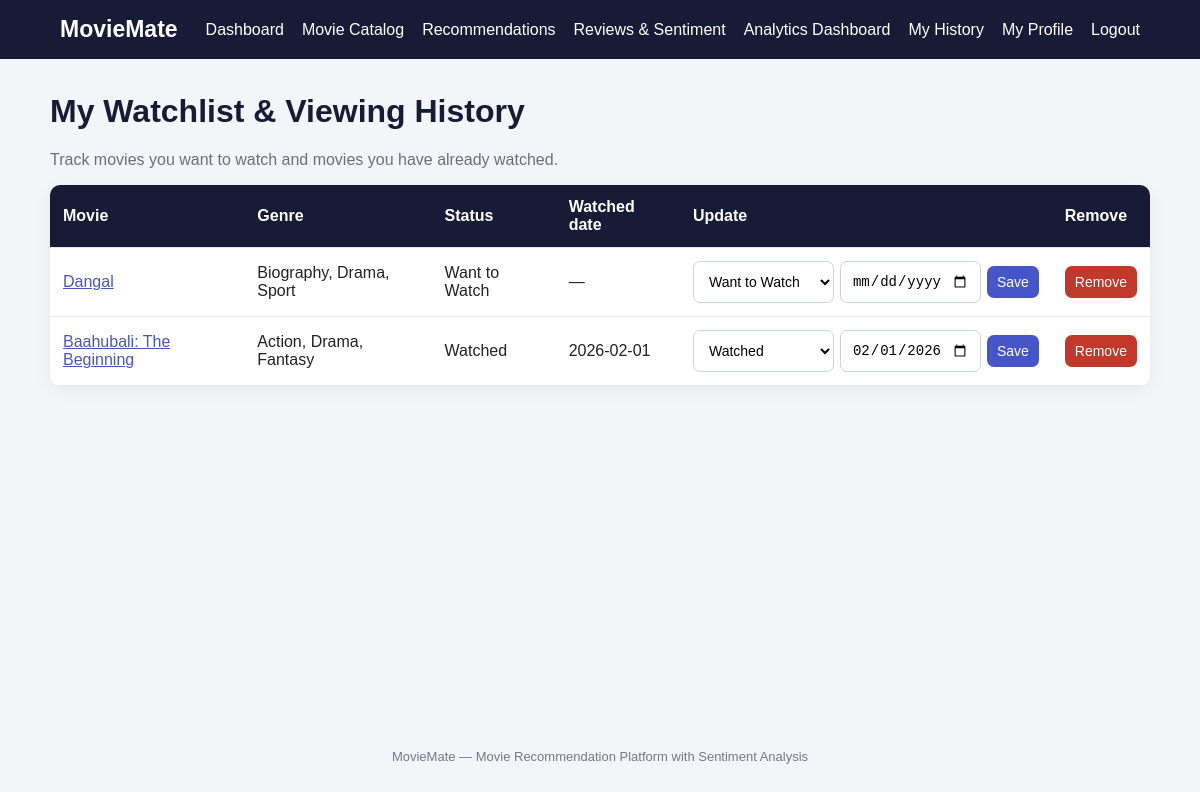
Screenshot of /history (signed in) with the database file from the repository.
### tables this page shows
CREATE TABLE watch_history (
            id INTEGER PRIMARY KEY AUTOINCREMENT,
            user_id INTEGER NOT NULL,
            movie_id INTEGER NOT NULL,
            status TEXT NOT NULL DEFAULT 'Want to Watch'
                CHECK(status IN ('Want to Watch', 'Watched')),
            watched_on TEXT,
            added_at TIMESTAMP DEFAULT CURRENT_TIMESTAMP,
            UNIQUE(user_id, movie_id),
            FOREIGN KEY(user_id) REFERENCES users(id) ON DELETE CASCADE,
            FOREIGN KEY(movie_id) REFERENCES movies(id) ON DELETE CASCADE
        );

CREATE TABLE movies (
            id INTEGER PRIMARY KEY AUTOINCREMENT,
            title TEXT NOT NULL,
            genre TEXT NOT NULL,
            release_year INTEGER,
            director TEXT DEFAULT '',
            description TEXT DEFAULT '',
            poster_url TEXT DEFAULT '',
            created_at TIMESTAMP DEFAULT CURRENT_TIMESTAMP
        );

### app.py (the view)
@app.route("/history")
@login_required
def history():
    rows = get_db().execute(
        """SELECT m.*, h.id AS history_id, h.status, h.watched_on, h.added_at
           FROM watch_history h
           JOIN movies m ON m.id = h.movie_id
           WHERE h.user_id = ?
           ORDER BY h.added_at DESC""",
        (session["user_id"],)
    ).fetchall()
    return render_template("history.html", history=rows)

### app.py (called while the page is built)
def get_db():
    if "db" not in g:
        g.db = sqlite3.connect(app.config["DATABASE"])
        g.db.row_factory = sqlite3.Row
        g.db.execute("PRAGMA foreign_keys = ON")
    return g.db

def login_required(view):
    @wraps(view)
    def wrapped_view(**kwargs):
        if "user_id" not in session:
            flash("Please log in to access that page.", "warning")
            return redirect(url_for("login"))
        return view(**kwargs)
    return wrapped_view

### templates/history.html (shortened to what this page needs)
{% extends "base.html" %}
{% block content %}
<h1>My Watchlist & Viewing History</h1>
<p class="muted">Track movies you want to watch and movies you have already watched.</p>
{% if history %}
<div class="table-wrap">
<table>
    <thead><tr><th>Movie</th><th>Genre</th><th>Status</th><th>Watched date</th><th>Update</th><th>Remove</th></tr></thead>
    <tbody>
    {% for item in history %}
    <tr>
        <td><a href="{{ url_for('movie_detail', movie_id=item['id']) }}">{{ item["title"] }}</a></td>
        <td>{{ item["genre"] }}</td>
        <td>{{ item["status"] }}</td>
        <td>{{ item["watched_on"] or "—" }}</td>
        <td>
            <form method="POST" action="{{ url_for('update_history_status', history_id=item['history_id']) }}" class="inline-form">
                <select name="status">
                    <option value="Want to Watch" {% if item["status"] == "Want to Watch" %}selected{% endif %}>Want to Watch</option>
                    <option value="Watched" {% if item["status"] == "Watched" %}selected{% endif %}>Watched</option>
                </select>
                <input type="date" name="watched_on" value="{{ item['watched_on'] or '' }}" title="Watched date">
                <button type="submit" class="small-button">Save</button>
            </form>
        </td>
        <td>
            <form method="POST" action="{{ url_for('delete_history', history_id=item['history_id']) }}" onsubmit="return confirm('Remove this movie from your history?');">
                <button type="submit" class="small-button danger-button">Remove</button>
            </form>
        </td>
    </tr>
    {% endfor %}
    </tbody>
</table>
</div>
{% else %}
<div class="empty-state"><h3>Your list is empty</h3><p>Browse the catalog and add movies to your watchlist.</p><a class="button-link" href="{{ url_for('movies') }}">Browse Movies</a></div>
{% endif %}
{% endblock %}

### static/style.css (style rules this page uses)
* { box-sizing: border-box; }
body { margin: 0; font-family: Arial, Helvetica, sans-serif; background: #f3f5f9; color: #222; }
h1 { margin-top: 0; color: #171b35; }
.muted { color: #687080; }
input, textarea, select { width: 100%; padding: 11px; border: 1px solid #ccd1dc; border-radius: 7px; font-size: 14px; background: white; }
button, .button-link { display: inline-block; padding: 11px 17px; border: 0; border-radius: 7px; background: #4656c8; color: white; font-size: 14px; text-decoration: none; cursor: pointer; }
button { margin-top: 16px; }
a { color: #4656c8; }
.table-wrap { overflow-x: auto; background: white; border-radius: 10px; box-shadow: 0 4px 18px rgba(0,0,0,.06); }
table { width: 100%; border-collapse: collapse; min-width: 850px; }
th, td { padding: 13px; text-align: left; border-bottom: 1px solid #e6e8ee; vertical-align: middle; }
th { background: #171b35; color: white; }
.inline-form { display: flex; gap: 6px; align-items: center; }
.inline-form select, .inline-form input { min-width: 120px; }
.small-button { margin: 0; padding: 8px 10px; white-space: nowrap; }
.danger-button { background: #c0392b; }
.table-wrap { overflow-x: auto; }

### rows the page displays
watch_history: title "Dangal", genre "Biography, Drama, Sport", status "Want to Watch", item "—"
watch_history: title "Baahubali: The Beginning", genre "Action, Drama, Fantasy", status "Watched", watched_on "2026-02-01", watched_on "02/01/2026"
